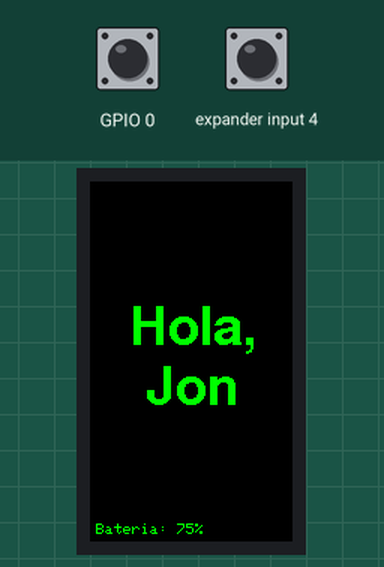
A sketch run on a simulated ESP32-S3. On the bench: 135×240 colour display. The inputs (shaded band) are chosen by the test bench; at power-on: GPIO 0 HIGH, expander input 4 HIGH.

Above: at 0.2 s.

The sketch:

L1_Hola.ino
```cpp
/**
 * L1_Hola — "Hola, me llamo..."
 * ---------------------------------------------------------------
 * Placa:  M5Stack Cardputer ADV (ESP32-S3FN8)
 * Necesita: solo la placa. Nada conectado.
 *
 * Origen: adaptado del ejemplo oficial de M5Stack
 *         M5Cardputer/examples/Basic/display/display.ino
 *         (SeanKwok, shaoxiang@m5stack.com, 2023) — MIT
 *
 * QUE APRENDEMOS
 *   - Que un programa tiene dos partes: setup() se ejecuta UNA vez,
 *     loop() se repite para siempre.
 *   - Que la pantalla se dibuja con coordenadas (x, y).
 * ---------------------------------------------------------------
 */

#include "M5Cardputer.h"

// ===== 🔧 CAMBIA ESTO =====================================
const char* MI_NOMBRE = "Jon";       // <- pon tu nombre aqui
uint16_t COLOR_TEXTO  = GREEN;       // GREEN, RED, BLUE, YELLOW, WHITE, ORANGE...
uint16_t COLOR_FONDO  = BLACK;
// ==========================================================

void setup() {
    auto cfg = M5.config();
    M5Cardputer.begin(cfg);

    M5Cardputer.Display.setRotation(1);          // pantalla en horizontal
    M5Cardputer.Display.fillScreen(COLOR_FONDO);

    M5Cardputer.Display.setTextColor(COLOR_TEXTO, COLOR_FONDO);
    M5Cardputer.Display.setTextDatum(middle_center);   // texto centrado
    M5Cardputer.Display.setTextFont(&fonts::FreeSansBold18pt7b);

    int centroX = M5Cardputer.Display.width()  / 2;
    int centroY = M5Cardputer.Display.height() / 2;

    M5Cardputer.Display.drawString("Hola,", centroX, centroY - 25);
    M5Cardputer.Display.drawString(MI_NOMBRE,  centroX, centroY + 15);
}

void loop() {
    M5Cardputer.update();

    // Abajo a la izquierda mostramos la bateria, y se refresca sola.
    // Es la prueba de que loop() se esta repitiendo sin parar.
    M5Cardputer.Display.setTextDatum(bottom_left);
    M5Cardputer.Display.setTextFont(&fonts::Font0);
    M5Cardputer.Display.setTextSize(1);
    M5Cardputer.Display.drawString(
        String("Bateria: ") + M5Cardputer.Power.getBatteryLevel() + "%   ",
        4, M5Cardputer.Display.height() - 4);

    delay(1000);   // esperamos 1 segundo (1000 milisegundos)
}
```
